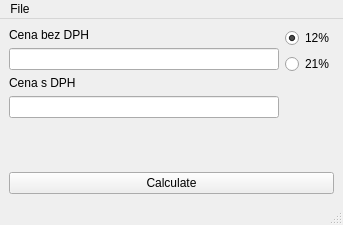
<?xml version="1.0" encoding="UTF-8"?>
<ui version="4.0">
 <class>MainWindow</class>
 <widget class="QMainWindow" name="MainWindow">
  <property name="geometry">
   <rect>
    <x>0</x>
    <y>0</y>
    <width>343</width>
    <height>225</height>
   </rect>
  </property>
  <property name="windowTitle">
   <string>MainWindow</string>
  </property>
  <widget class="QWidget" name="centralwidget">
   <layout class="QVBoxLayout" name="verticalLayout_3">
    <item>
     <layout class="QHBoxLayout" name="horizontalLayout">
      <item>
       <layout class="QVBoxLayout" name="verticalLayout">
        <item>
         <widget class="QLabel" name="label">
          <property name="text">
           <string>Cena bez DPH</string>
          </property>
         </widget>
        </item>
        <item>
         <widget class="QLineEdit" name="inputLine">
          <property name="placeholderText">
           <string/>
          </property>
         </widget>
        </item>
        <item>
         <widget class="QLabel" name="label_2">
          <property name="text">
           <string>Cena s DPH</string>
          </property>
         </widget>
        </item>
        <item>
         <widget class="QLineEdit" name="outputLine"/>
        </item>
        <item>
         <spacer name="verticalSpacer_2">
          <property name="orientation">
           <enum>Qt::Orientation::Vertical</enum>
          </property>
          <property name="sizeHint" stdset="0">
           <size>
            <width>20</width>
            <height>40</height>
           </size>
          </property>
         </spacer>
        </item>
       </layout>
      </item>
      <item>
       <layout class="QVBoxLayout" name="verticalLayout_2">
        <item>
         <widget class="QRadioButton" name="lowPercent">
          <property name="text">
           <string>12%</string>
          </property>
          <property name="checked">
           <bool>true</bool>
          </property>
         </widget>
        </item>
        <item>
         <widget class="QRadioButton" name="highPercent">
          <property name="text">
           <string>21%</string>
          </property>
         </widget>
        </item>
        <item>
         <spacer name="verticalSpacer">
          <property name="orientation">
           <enum>Qt::Orientation::Vertical</enum>
          </property>
          <property name="sizeHint" stdset="0">
           <size>
            <width>20</width>
            <height>40</height>
           </size>
          </property>
         </spacer>
        </item>
       </layout>
      </item>
     </layout>
    </item>
    <item>
     <widget class="QPushButton" name="calculateButton">
      <property name="text">
       <string>Calculate</string>
      </property>
     </widget>
    </item>
   </layout>
  </widget>
  <widget class="QMenuBar" name="menubar">
   <property name="geometry">
    <rect>
     <x>0</x>
     <y>0</y>
     <width>343</width>
     <height>22</height>
    </rect>
   </property>
   <widget class="QMenu" name="menuFile">
    <property name="title">
     <string>File</string>
    </property>
    <addaction name="actionQuit"/>
   </widget>
   <addaction name="menuFile"/>
  </widget>
  <widget class="QStatusBar" name="statusbar"/>
  <action name="actionQuit">
   <property name="text">
    <string>Quit</string>
   </property>
   <property name="shortcut">
    <string>Ctrl+W</string>
   </property>
  </action>
 </widget>
 <resources/>
 <connections>
  <connection>
   <sender>actionQuit</sender>
   <signal>triggered()</signal>
   <receiver>MainWindow</receiver>
   <slot>close()</slot>
   <hints>
    <hint type="sourcelabel">
     <x>171</x>
     <y>112</y>
    </hint>
    <hint type="destinationlabel">
     <x>171</x>
     <y>112</y>
    </hint>
   </hints>
  </connection>
 </connections>
</ui>
